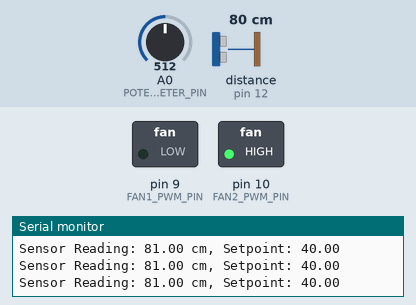
The sketch below on a simulated Arduino Uno, built with avr-gcc and run on an emulated ATmega328P. Parts: switched loads named in the sketch (green lamp = pin HIGH), the last lines printed to the serial monitor. The test bench sets the inputs (shaded band); at power-on: distance to the obstacle (sensor on pin 12) 80 cm, A0 (POTENTIOMETER_PIN) = 512. The echo pulse lasts 58.3 µs per cm.

Above: at 1.2 s.
1.3 s: distance to the obstacle (sensor on pin 12) set to 45 cm
At 1.55 s:
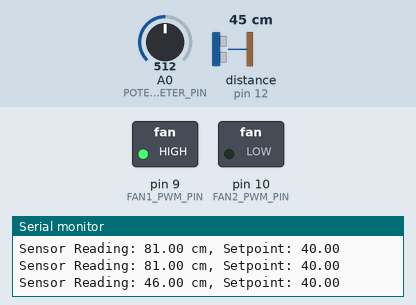
3.1 s: distance to the obstacle (sensor on pin 12) set to 41 cm
At 4.4 s:
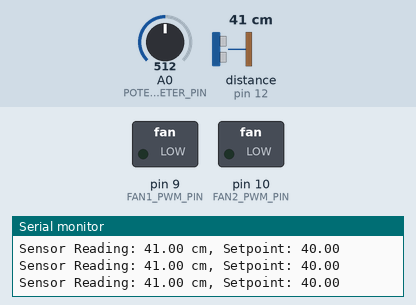
4.7 s: A0 (POTENTIOMETER_PIN) set to 665
6.2 s: A0 (POTENTIOMETER_PIN) set to 689
At 7.27 s:
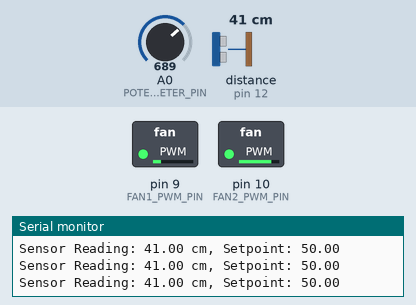
9.2 s: distance to the obstacle (sensor on pin 12) set to 4 cm
11.1 s: distance to the obstacle (sensor on pin 12) set to 9 cm
At 11.33 s:
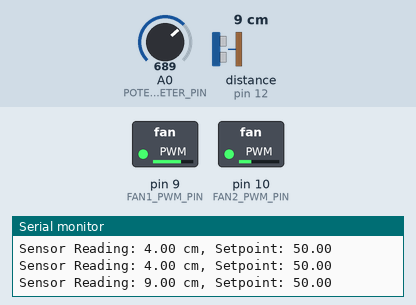
Timing chart, 0 to 13.9 s (numbered marks = the images above; inputs shaded):
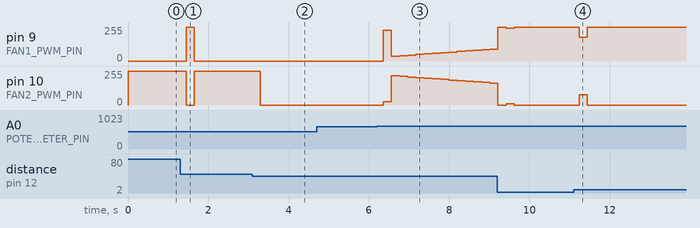

Measured:
- the behaviour switches between 42 and 41 cm on distance to the obstacle (sensor on pin 12) (found by bisection; images 1 and 2)
- the behaviour switches between 681 and 682 on A0 (POTENTIOMETER_PIN) (found by bisection; images 2 and 3)
- after the input at 1.3 s, pin 9 (FAN1_PWM_PIN): 0/255 → 255/255 after 0.15 s, → 0/255 0.20 s later; pin 10 (FAN2_PWM_PIN): 255/255 → 0/255 after 0.15 s, → 255/255 0.20 s later
- after the input at 3.1 s, pin 10 (FAN2_PWM_PIN): 255/255 → 0/255 after 0.19 s
- after the input at 6.2 s, pin 9 (FAN1_PWM_PIN): 0/255 → 231/255 after 0.16 s, → 36/255 0.20 s later, → 40/255 0.20 s later, → 45/255 0.20 s later, … (14 changes in this stretch); pin 10 (FAN2_PWM_PIN): rises from 0/255 to 219/255 in 0.20 s, then falls to 165/255 in 2.5 s
- after the input at 11.1 s, pin 9 (FAN1_PWM_PIN): 255/255 → 178/255 after 0.14 s, → 255/255 0.20 s later; pin 10 (FAN2_PWM_PIN): 0/255 → 77/255 after 0.14 s, → 0/255 0.20 s later

The sketch:

controller_code.ino
```cpp
#include <PID_v1.h>
#include <NewPing.h>


#define TRIGGER_PIN 11 // Set to your Ultrasonic sensor's trigger pin
#define ECHO_PIN 12 // Set to your Ultrasonic sensor's echo pin
#define MAX_DISTANCE 200 // Maximum distance you want to measure (in cm)
#define POTENTIOMETER_PIN A0
#define FAN1_PWM_PIN 9
#define FAN2_PWM_PIN 10


NewPing sonar(TRIGGER_PIN, ECHO_PIN, MAX_DISTANCE); // Ultrasonic sensor setup


double Setpoint, Input, Output;
double Kp = 3.0, Ki = 5.0, Kd = 4.0; // PID parameters


double PreviousSetpoint = 0; // To store the previous setpoint
bool FansOffDueToSetpoint = false; // To control the fan state based on setpoint achievement


PID myPID(&Input, &Output, &Setpoint, Kp, Ki, Kd, DIRECT);


void setup() {
pinMode(FAN1_PWM_PIN, OUTPUT);
pinMode(FAN2_PWM_PIN, OUTPUT);


myPID.SetMode(AUTOMATIC);
myPID.SetOutputLimits(0, 255);


Serial.begin(9600); // Start serial communication at 9600 baud rate


PreviousSetpoint = Setpoint; // Initialize with the first setpoint
}


void loop() {
int potValue = analogRead(POTENTIOMETER_PIN);
if(potValue < 171) Setpoint = 10;
else if(potValue < 341) Setpoint = 20;
else if(potValue < 512) Setpoint = 30;
else if(potValue < 682) Setpoint = 40;
else if(potValue < 853) Setpoint = 50;
else Setpoint = 60;


// Check if setpoint has changed to reset the fan control
if (Setpoint != PreviousSetpoint) {
FansOffDueToSetpoint = false; // Reset the flag if the setpoint changes
PreviousSetpoint = Setpoint; // Update PreviousSetpoint to the new value
}


unsigned int uS = sonar.ping(); // Send ping, get ping time in microseconds (uS).
Input = uS / US_ROUNDTRIP_CM; // Convert time into distance


Serial.print("Sensor Reading: ");
Serial.print(Input);
Serial.print(" cm, Setpoint: ");
Serial.println(Setpoint);


// If input is within the acceptable range of the setpoint and fans were previously turned off, do nothing
if ((Input > Setpoint - 2 && Input < Setpoint + 2) && !FansOffDueToSetpoint) {
analogWrite(FAN1_PWM_PIN, 0); // Stop fans to maintain current position
analogWrite(FAN2_PWM_PIN, 0);
FansOffDueToSetpoint = true; // Indicate fans are turned off after reaching setpoint
} else if (!FansOffDueToSetpoint) { // Only control fans if they haven't been turned off due to setpoint achievement
myPID.Compute();
analogWrite(FAN1_PWM_PIN, Output);
analogWrite(FAN2_PWM_PIN, 255 - Output);
}


delay(200); // Delay to make adjustments and readings more stable
}
```
